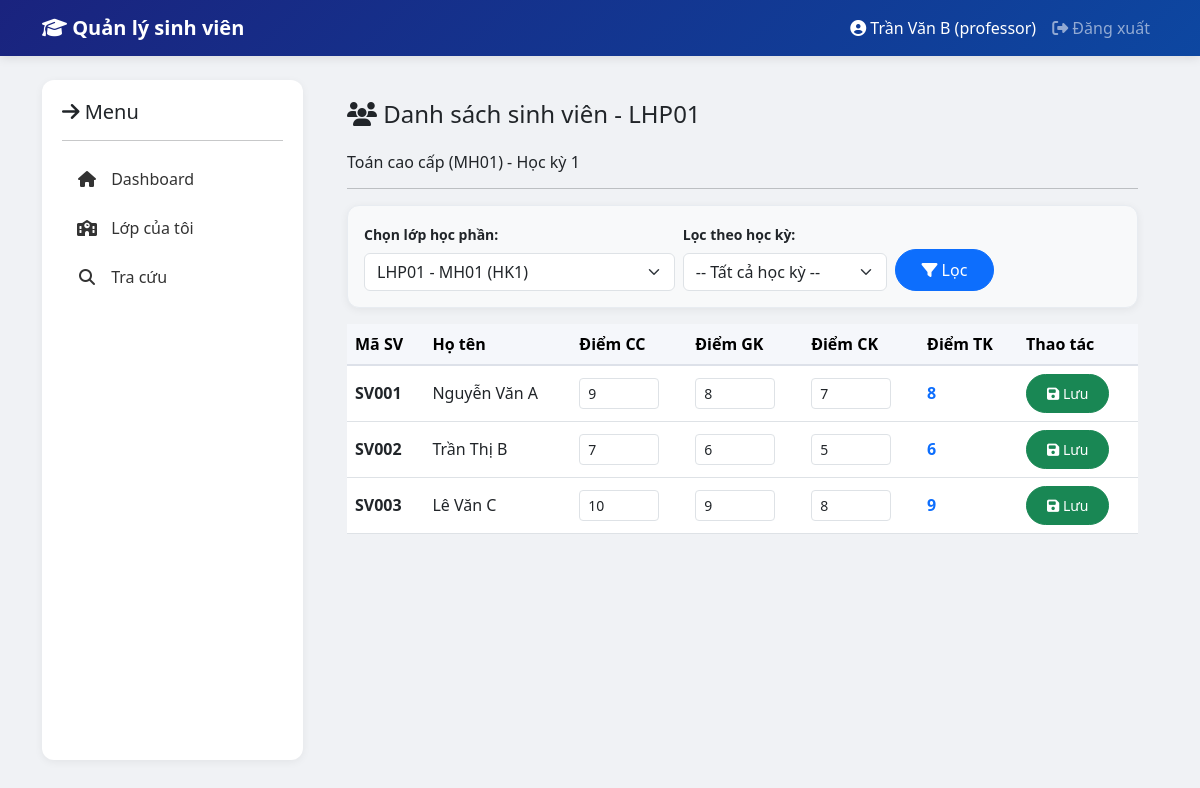
The page /professor/students/LHP01 (signed in) on the database as committed earlier.
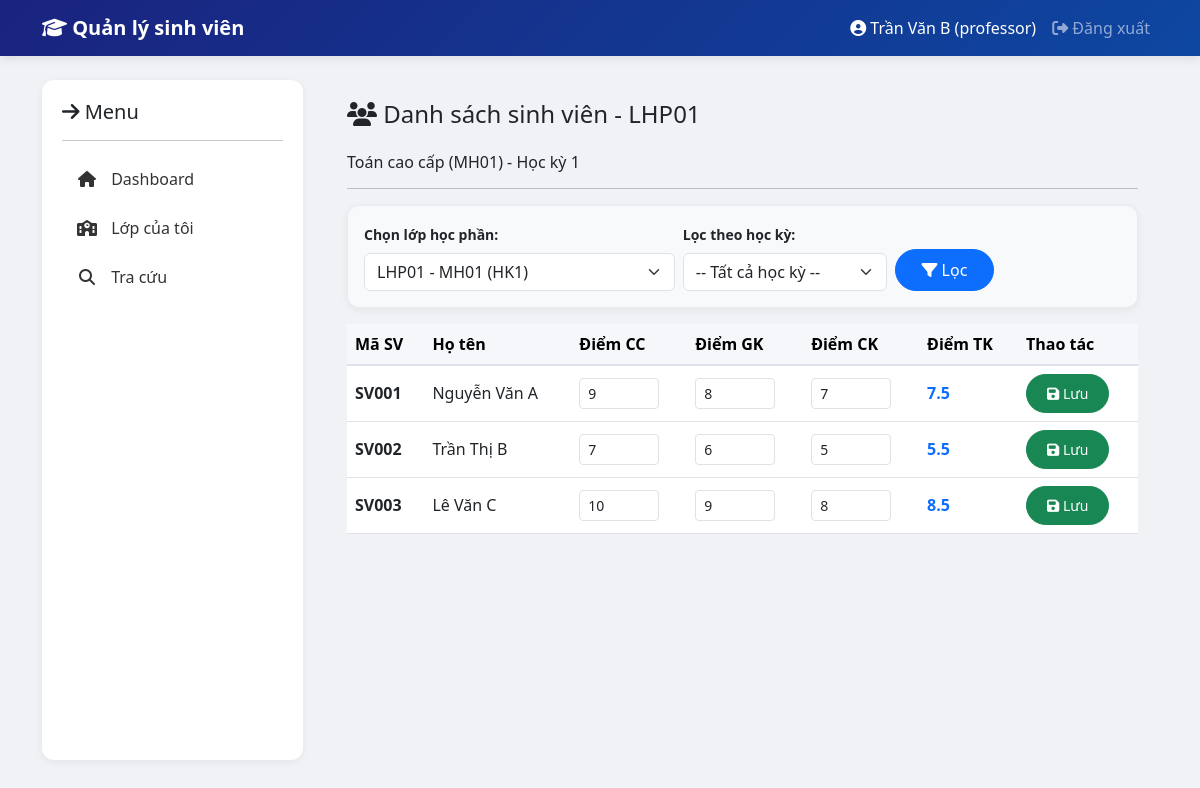
The same page on the database as committed later.
### tables this page shows
CREATE TABLE KetQua (
    MaSV VARCHAR(20),
    MaLHP VARCHAR(20),
    DiemChuyenCan FLOAT DEFAULT 0,
    DiemGiuaKy FLOAT DEFAULT 0,
    DiemCuoiKy FLOAT DEFAULT 0,
    DiemTongKet FLOAT DEFAULT 0,
    PRIMARY KEY (MaSV, MaLHP),
    FOREIGN KEY (MaSV) REFERENCES SinhVien(MaSV),
    FOREIGN KEY (MaLHP) REFERENCES LopHocPhan(MaLHP)
);

CREATE TABLE SinhVien (
    MaSV VARCHAR(20) PRIMARY KEY,
    HoTen VARCHAR(100) NOT NULL,
    NgaySinh DATE NOT NULL,
    GioiTinh ENUM('Nam', 'Nữ') NOT NULL,
    SDT VARCHAR(15),
    DiaChi VARCHAR(200),
    MaLop VARCHAR(20),
    password VARCHAR(255) NOT NULL
);

### controllers/ProfessorController.php (called while the page is built, shortened)
<?php
require_once __DIR__ . '/../models/Ketqua.php';
require_once __DIR__ . '/../models/SinhVien.php';
class ProfessorController {
    private $lopHocPhanModel;
    private $ketQuaModel;
    private $sinhVienModel;
    private $monHocModel;
    private $hocKyModel;
    public function __construct($pdo) {
        $this->lopHocPhanModel = new LopHocPhan($pdo);
        $this->ketQuaModel = new KetQua($pdo);
        $this->sinhVienModel = new SinhVien($pdo);
        $this->monHocModel = new MonHoc($pdo);
        $this->hocKyModel = new HocKy($pdo);
    }
    public function getClassStudents($maLHP) {
        $maGV  = $_SESSION['user']['maGV'];
        $maHKFilter = $_GET['MaHK'] ?? null;
        $lopHocPhan = $this->lopHocPhanModel->getById($maLHP);
        $ketQuaList = $this->ketQuaModel->getByClassAndSemester($maLHP, $maHKFilter ?: null, null);
        $populatedList = [];
        foreach ($ketQuaList as $kq) {
            $sinhVien = $this->sinhVienModel->getById($kq['MaSV']);
            $populatedList[] = array_merge($kq, [
                'sinhVien' => $sinhVien
            ]);
        }
        $monHoc   = $this->monHocModel->getById($lopHocPhan['MaMH']);
        $hocKy    = $this->hocKyModel->getById($lopHocPhan['MaHK']);
        $hocKyList = $this->hocKyModel->getAll();
        $lopHocPhanList = $this->lopHocPhanModel->getByProfessor($maGV);
        render('professor/students', [
            'user' => $_SESSION['user'],
            'ketQuaList' => $populatedList,
            'lopHocPhan' => array_merge($lopHocPhan, [
                'monHoc' => $monHoc,
                'hocKy' => $hocKy
            ]),
            'MaLHP'         => $maLHP,
            'hocKyList'     => $hocKyList,
            'filterMaHK'    => $maHKFilter ?? '',
            'lopHocPhanList'=> $lopHocPhanList,
            'success'       => $_SESSION['success'] ?? null,
            'error'         => $_SESSION['error'] ?? null
        ]);
    }
}
?>

### public/index.php (called while the page is built, shortened)
<?php
require_once __DIR__ . '/../routes/index.php';
?>

### models/Ketqua.php (called while the page is built, shortened)
<?php
class KetQua {
    private $db;
    public function __construct($pdo) {
        $this->db = $pdo;
    }
    public function getByClassAndSemester($maLHP = null, $maHK = null, $maGV = null) {
        $sql = "
            SELECT kq.*, sv.HoTen as TenSV, mh.TenMH, mh.SoTinChi, lhp.MaHK, hk.TenHK
            FROM KetQua kq
            JOIN SinhVien sv ON kq.MaSV = sv.MaSV
            JOIN LopHocPhan lhp ON kq.MaLHP = lhp.MaLHP
            JOIN MonHoc mh ON lhp.MaMH = mh.MaMH
            JOIN HocKy hk ON lhp.MaHK = hk.MaHK
            WHERE 1=1
        ";
        $params = [];
        if ($maLHP) {
            $sql .= " AND kq.MaLHP = ?";
            $params[] = $maLHP;
        }
        $sql .= " ORDER BY kq.MaSV";
        $stmt = $this->db->prepare($sql);
        $stmt->execute($params);
        return $stmt->fetchAll();
    }
}
?>

### models/SinhVien.php (called while the page is built, shortened)
<?php
class SinhVien {
    private $db;
    public function __construct($pdo) {
        $this->db = $pdo;
    }
    public function getById($maSV) {
        $stmt = $this->db->prepare("SELECT * FROM SinhVien WHERE MaSV = ?");
        $stmt->execute([$maSV]);
        return $stmt->fetch();
    }
}
?>

### views/professor/students.php (the view, shortened to what the changed rows need)
<div class="table-responsive">
    <table class="table table-hover align-middle">
        <thead class="table-light">
            <tr>
                <th>Mã SV</th>
                <th>Họ tên</th>
                <th>Điểm CC</th>
                <th>Điểm GK</th>
                <th>Điểm CK</th>
                <th>Điểm TK</th>
                <th>Thao tác</th>
            </tr>
        </thead>
        <tbody>
            <?php foreach ($ketQuaList as $kq): ?>
            <tr>
                <td><strong><?= htmlspecialchars($kq['MaSV']) ?></strong></td>
                <td><?= htmlspecialchars($kq['sinhVien']['HoTen'] ?? $kq['TenSV'] ?? '') ?></td>
                <td>
                    <input type="number" step="0.1" class="form-control form-control-sm diem-cc"
                           value="<?= $kq['DiemChuyenCan'] ?>" min="0" max="10" style="width:80px">
                </td>
                <td>
                    <input type="number" step="0.1" class="form-control form-control-sm diem-gk"
                           value="<?= $kq['DiemGiuaKy'] ?>" min="0" max="10" style="width:80px">
                </td>
                <td>
                    <input type="number" step="0.1" class="form-control form-control-sm diem-ck"
                           value="<?= $kq['DiemCuoiKy'] ?>" min="0" max="10" style="width:80px">
                </td>
                <td><strong class="text-primary"><?= $kq['DiemTongKet'] ?></strong></td>
                <td>
                    <button class="btn btn-success btn-sm btn-update"
                            data-masv="<?= htmlspecialchars($kq['MaSV']) ?>" data-malhp="<?= htmlspecialchars($kq['MaLHP']) ?>">
                        <i class="fas fa-save"></i> Lưu
                    </button>
                </td>
            </tr>
            <?php endforeach; ?>
        </tbody>
    </table>
</div>

Rows that differ between the two databases and show on the page:
changed ketqua "SV001": DiemTongKet "8" → "7.5"
changed ketqua "SV002": DiemTongKet "6" → "5.5"
changed ketqua "SV003": DiemTongKet "9" → "8.5"
